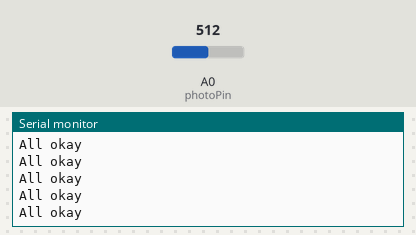
Bench run of a sketch on a simulated Arduino Uno, built with avr-gcc and run on an emulated ATmega328P. Parts: the last lines printed to the serial monitor. Inputs (shaded band) come from the test bench; at power-on: A0 (photoPin) = 512.

Above: at 1.2 s.
1.3 s: A0 (photoPin) set to 716
At 1.36 s:
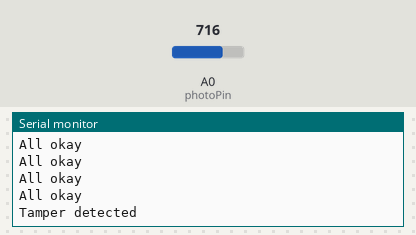
3.2 s: A0 (photoPin) set to 511
At 3.25 s:
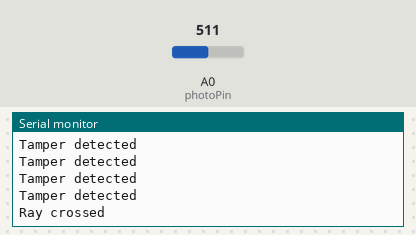

The sketch:

LaserTrap.ino
```cpp
int laserPin = 12;
int photoPin = A0;
int reading = 0;
int lasertocelldelay = 20;

// the setup routine runs once when you press reset:
void setup() {
  // initialize serial communication at 9600 bits per second:
  Serial.begin(115200);

}

int laserCheck(long mydelay)
{
  int return_code = 0;
  digitalWrite(laserPin, true);
  delay(mydelay);
  reading = analogRead(photoPin);
  if (reading < 512)
    {
      //Serial.println("Incorrect reading when laser on");
      return_code = return_code | 1;
    }
  digitalWrite(laserPin, false);
  delay(mydelay);
  reading = analogRead(photoPin);
  if (reading > 512)
    {
      //Serial.println("Incorrect reading when laser on");
      return_code = return_code | 2;
    }
  //delay(mydelay);
  return return_code;
}

void loop() {
  // put your main code here, to run repeatedly:
  int result = laserCheck(lasertocelldelay);
  if (result == 0)
  {
    Serial.println("All okay");
  }
  else if (result == 1)
  {
    Serial.println("Ray crossed");
    //tone(4, 262, 500);
    //delay(500);
    //noTone(4);
  }
  else if (result == 2)
  {
    Serial.println("Tamper detected");
  }
  else if (result == 3)
  {
    Serial.println("OMG WTF");
  }
}
```

Measured:
- after the input at 1.3 s, the serial monitor: prints a new line at once (image 1)
- after the input at 3.2 s, the serial monitor: prints a new line at once (image 2)
